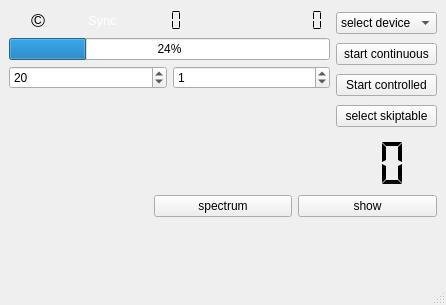
<?xml version="1.0" encoding="UTF-8"?>
<ui version="4.0">
 <class>dabscanner</class>
 <widget class="QMainWindow" name="dabscanner">
  <property name="geometry">
   <rect>
    <x>0</x>
    <y>0</y>
    <width>446</width>
    <height>305</height>
   </rect>
  </property>
  <property name="windowTitle">
   <string>dab-scanner 1.8</string>
  </property>
  <widget class="QWidget" name="centralwidget">
   <layout class="QVBoxLayout" name="verticalLayout_4">
    <item>
     <layout class="QHBoxLayout" name="horizontalLayout_7">
      <item>
       <layout class="QVBoxLayout" name="verticalLayout_2">
        <item>
         <layout class="QHBoxLayout" name="horizontalLayout_3">
          <item>
           <widget class="QLabel" name="copyrightLabel">
            <property name="font">
             <font>
              <pointsize>14</pointsize>
             </font>
            </property>
            <property name="toolTip">
             <string>&lt;html&gt;&lt;head/&gt;&lt;body&gt;&lt;p&gt;DabScanner copyright:&lt;/p&gt;&lt;p&gt;J van Katwijk, Lazy Chair Computing. J.vanKatwijk@gmail.com&lt;/p&gt;&lt;p&gt;Copyright of the Qt toolkit used: the Qt Company&lt;/p&gt;&lt;p&gt;Copyright of the libraries used for SDRplay, rtl-sdr based sticks, AIRspy, limeSDR and Hackrf, portaudio, libsndfile and libsamplerate and libfftw3 to their developers&lt;/p&gt;&lt;p&gt;DabScanner  (an SDR-J program) is free software. It is distributed in the hope that it will be useful, but WITHOUT ANY WARRANTY; without even the implied warranty of MERCHANTABILITY or FITNESS FOR A PARTICULAR PURPOSE. See the GNU General Public License for more details.&lt;/p&gt;&lt;p&gt;&lt;br/&gt;&lt;/p&gt;&lt;p&gt;&lt;br/&gt;&lt;/p&gt;&lt;/body&gt;&lt;/html&gt;</string>
            </property>
            <property name="text">
             <string>©</string>
            </property>
            <property name="alignment">
             <set>Qt::AlignCenter</set>
            </property>
           </widget>
          </item>
          <item>
           <widget class="QLabel" name="syncedLabel">
            <property name="palette">
             <palette>
              <active>
               <colorrole role="WindowText">
                <brush brushstyle="SolidPattern">
                 <color alpha="255">
                  <red>255</red>
                  <green>255</green>
                  <blue>255</blue>
                 </color>
                </brush>
               </colorrole>
              </active>
              <inactive>
               <colorrole role="WindowText">
                <brush brushstyle="SolidPattern">
                 <color alpha="255">
                  <red>255</red>
                  <green>255</green>
                  <blue>255</blue>
                 </color>
                </brush>
               </colorrole>
              </inactive>
              <disabled>
               <colorrole role="WindowText">
                <brush brushstyle="SolidPattern">
                 <color alpha="255">
                  <red>190</red>
                  <green>190</green>
                  <blue>190</blue>
                 </color>
                </brush>
               </colorrole>
              </disabled>
             </palette>
            </property>
            <property name="font">
             <font>
              <pointsize>10</pointsize>
             </font>
            </property>
            <property name="toolTip">
             <string>&lt;html&gt;&lt;head/&gt;&lt;body&gt;&lt;p&gt;Indicator for time synchronization&lt;/p&gt;&lt;p&gt;Green means that the software recognizes that there are DAB frames, not necessarily that the software is able to decode the DAB stream.&lt;/p&gt;&lt;/body&gt;&lt;/html&gt;</string>
            </property>
            <property name="frameShape">
             <enum>QFrame::NoFrame</enum>
            </property>
            <property name="text">
             <string>Sync</string>
            </property>
            <property name="alignment">
             <set>Qt::AlignCenter</set>
            </property>
           </widget>
          </item>
          <item>
           <widget class="QLCDNumber" name="snrDisplay">
            <property name="toolTip">
             <string>&lt;html&gt;&lt;head/&gt;&lt;body&gt;&lt;p&gt;SNR display, shows the Signal/Noise ratio in the incoming signal. Measurement is by comparing the signal strength of the full signal to that of the null periods of the DAB signal.&lt;/p&gt;&lt;/body&gt;&lt;/html&gt;</string>
            </property>
            <property name="frameShape">
             <enum>QFrame::NoFrame</enum>
            </property>
            <property name="digitCount">
             <number>3</number>
            </property>
            <property name="segmentStyle">
             <enum>QLCDNumber::Flat</enum>
            </property>
           </widget>
          </item>
          <item>
           <widget class="QLabel" name="motLabel">
            <property name="toolTip">
             <string>&lt;html&gt;&lt;head/&gt;&lt;body&gt;&lt;p&gt;Synchronization indicator. Greem means sync is OK&lt;/p&gt;&lt;/body&gt;&lt;/html&gt;</string>
            </property>
            <property name="text">
             <string/>
            </property>
           </widget>
          </item>
          <item>
           <widget class="QLCDNumber" name="offsetDisplay">
            <property name="toolTip">
             <string>&lt;html&gt;&lt;head/&gt;&lt;body&gt;&lt;p&gt;Offset display. Shows the offset - in Hz - from the selected frequency needed to establish frequency synchronization.&lt;/p&gt;&lt;/body&gt;&lt;/html&gt;</string>
            </property>
            <property name="frameShape">
             <enum>QFrame::NoFrame</enum>
            </property>
            <property name="segmentStyle">
             <enum>QLCDNumber::Flat</enum>
            </property>
           </widget>
          </item>
         </layout>
        </item>
        <item>
         <layout class="QHBoxLayout" name="horizontalLayout_2">
          <item>
           <widget class="QProgressBar" name="ficSuccessDisplay">
            <property name="toolTip">
             <string>&lt;html&gt;&lt;head/&gt;&lt;body&gt;&lt;p&gt;The quality indicator for the decoding of the data in the FIC (&amp;quot;directory&amp;quot;) blocks in the&lt;/p&gt;&lt;p&gt;input stream. 100 is good.&lt;/p&gt;&lt;/body&gt;&lt;/html&gt;</string>
            </property>
            <property name="value">
             <number>24</number>
            </property>
           </widget>
          </item>
         </layout>
        </item>
        <item>
         <layout class="QHBoxLayout" name="horizontalLayout">
          <item>
           <widget class="QSpinBox" name="channelDelay">
            <property name="toolTip">
             <string>&lt;html&gt;&lt;head/&gt;&lt;body&gt;&lt;p&gt;Channel delay. Indicates the amount of time - in seconds - that a channel will be read for ensemble data.&lt;/p&gt;&lt;/body&gt;&lt;/html&gt;</string>
            </property>
            <property name="value">
             <number>20</number>
            </property>
           </widget>
          </item>
          <item>
           <widget class="QSpinBox" name="nrCycles">
            <property name="toolTip">
             <string>&lt;html&gt;&lt;head/&gt;&lt;body&gt;&lt;p&gt;Cycle counter. The number here will show the amount of cycles still to be made by the scanning process.&lt;/p&gt;&lt;/body&gt;&lt;/html&gt;</string>
            </property>
            <property name="minimum">
             <number>0</number>
            </property>
            <property name="value">
             <number>1</number>
            </property>
           </widget>
          </item>
         </layout>
        </item>
        <item>
         <widget class="QLabel" name="tii_Label">
          <property name="font">
           <font>
            <pointsize>10</pointsize>
           </font>
          </property>
          <property name="text">
           <string/>
          </property>
         </widget>
        </item>
        <item>
         <widget class="QLabel" name="localTimeDisplay">
          <property name="font">
           <font>
            <pointsize>10</pointsize>
           </font>
          </property>
          <property name="text">
           <string/>
          </property>
         </widget>
        </item>
       </layout>
      </item>
      <item>
       <layout class="QVBoxLayout" name="verticalLayout">
        <item>
         <widget class="QComboBox" name="deviceSelector">
          <property name="toolTip">
           <string>&lt;html&gt;&lt;head/&gt;&lt;body&gt;&lt;p&gt;Select a device. The software will wait until you have selected a device.&lt;/p&gt;&lt;/body&gt;&lt;/html&gt;</string>
          </property>
          <item>
           <property name="text">
            <string>select device</string>
           </property>
          </item>
         </widget>
        </item>
        <item>
         <widget class="QPushButton" name="continuousButton">
          <property name="toolTip">
           <string>&lt;html&gt;&lt;head/&gt;&lt;body&gt;&lt;p&gt;Touching this button will set the software in &amp;quot;continuous mode&amp;quot;, it will run over the band until the button is touched for a second time or the program is terminated.&lt;/p&gt;&lt;p&gt;If you run this mode, the selector for &amp;quot;regular use&amp;quot; disappears.&lt;/p&gt;&lt;p&gt;In continuous mode, a table is made visible on which you can indicate that certain channels should be skipped in the scan. By double clicking on a table entry, the option will change from + to - and vv&lt;/p&gt;&lt;/body&gt;&lt;/html&gt;</string>
          </property>
          <property name="text">
           <string>start continuous</string>
          </property>
         </widget>
        </item>
        <item>
         <widget class="QPushButton" name="startButton">
          <property name="toolTip">
           <string>&lt;html&gt;&lt;head/&gt;&lt;body&gt;&lt;p&gt;Touching this button will start the processing in &amp;quot;regular&amp;quot; mode. The program will scan for a given number of cycles and then be idle again. The number of cycles can be set by the cycle counter.&lt;br/&gt;&lt;/p&gt;&lt;p&gt;If you select this mode, the button for the &amp;quot;continuous mode&amp;quot; disappears.&lt;/p&gt;&lt;/body&gt;&lt;/html&gt;</string>
          </property>
          <property name="text">
           <string>Start controlled</string>
          </property>
         </widget>
        </item>
        <item>
         <widget class="QPushButton" name="skipTableSelect">
          <property name="toolTip">
           <string>&lt;html&gt;&lt;head/&gt;&lt;body&gt;&lt;p&gt;A skipfile is a file (xml format) specifying for each channel in the selected band whether&lt;/p&gt;&lt;p&gt;or not it should be a part of the scan when running in continuous mode.&lt;/p&gt;&lt;p&gt;At the start of the program, one may choose a file. If the file does not exist it will&lt;/p&gt;&lt;p&gt;be created upon program exit.&lt;/p&gt;&lt;p&gt;&lt;br/&gt;&lt;/p&gt;&lt;/body&gt;&lt;/html&gt;</string>
          </property>
          <property name="text">
           <string>select skiptable</string>
          </property>
         </widget>
        </item>
       </layout>
      </item>
     </layout>
    </item>
    <item>
     <layout class="QVBoxLayout" name="verticalLayout_3">
      <item>
       <layout class="QHBoxLayout" name="horizontalLayout_4">
        <item>
         <widget class="QLabel" name="channelDisplay">
          <property name="font">
           <font>
            <pointsize>12</pointsize>
           </font>
          </property>
          <property name="toolTip">
           <string>&lt;html&gt;&lt;head/&gt;&lt;body&gt;&lt;p&gt;This field will display the name of the channel currently being investigated.&lt;/p&gt;&lt;/body&gt;&lt;/html&gt;</string>
          </property>
          <property name="text">
           <string/>
          </property>
         </widget>
        </item>
        <item>
         <widget class="QLabel" name="ensembleDisplay">
          <property name="toolTip">
           <string>&lt;html&gt;&lt;head/&gt;&lt;body&gt;&lt;p&gt;This field will show the name of the ensemble in the current channel (if any)&lt;/p&gt;&lt;/body&gt;&lt;/html&gt;</string>
          </property>
          <property name="text">
           <string/>
          </property>
         </widget>
        </item>
        <item>
         <layout class="QHBoxLayout" name="horizontalLayout_5"/>
        </item>
        <item>
         <widget class="QLCDNumber" name="serviceCountDisplay">
          <property name="toolTip">
           <string>&lt;html&gt;&lt;head/&gt;&lt;body&gt;&lt;p&gt;This field will tell the number of services found in the current ensemble.&lt;/p&gt;&lt;/body&gt;&lt;/html&gt;</string>
          </property>
          <property name="frameShape">
           <enum>QFrame::NoFrame</enum>
          </property>
          <property name="digitCount">
           <number>3</number>
          </property>
          <property name="segmentStyle">
           <enum>QLCDNumber::Flat</enum>
          </property>
         </widget>
        </item>
       </layout>
      </item>
      <item>
       <layout class="QHBoxLayout" name="horizontalLayout_6">
        <item>
         <widget class="QLabel" name="operationsLabel">
          <property name="text">
           <string/>
          </property>
         </widget>
        </item>
        <item>
         <widget class="QPushButton" name="spectrumSwitch">
          <property name="text">
           <string>spectrum</string>
          </property>
         </widget>
        </item>
        <item>
         <widget class="QPushButton" name="showTable">
          <property name="text">
           <string>show</string>
          </property>
         </widget>
        </item>
       </layout>
      </item>
      <item>
       <widget class="QLabel" name="skipfileName">
        <property name="text">
         <string/>
        </property>
       </widget>
      </item>
     </layout>
    </item>
   </layout>
  </widget>
  <widget class="QStatusBar" name="statusbar"/>
 </widget>
 <resources/>
 <connections/>
</ui>
